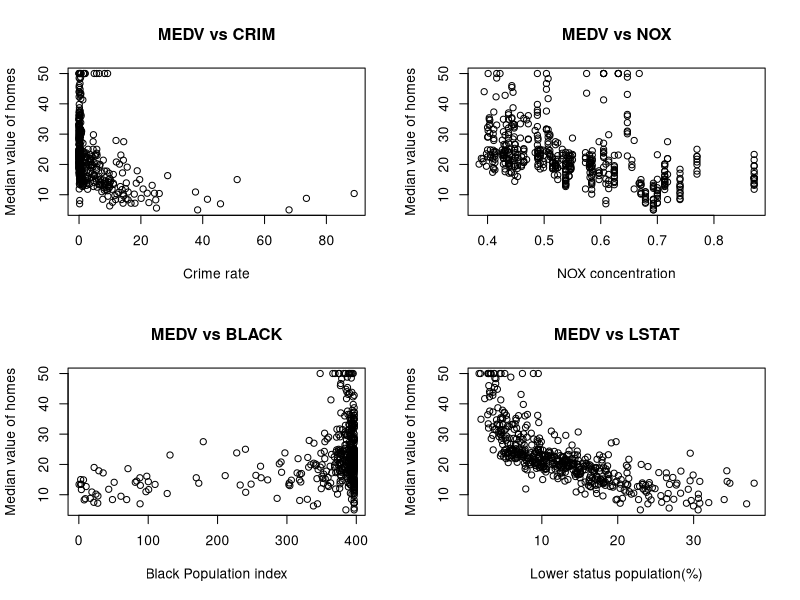
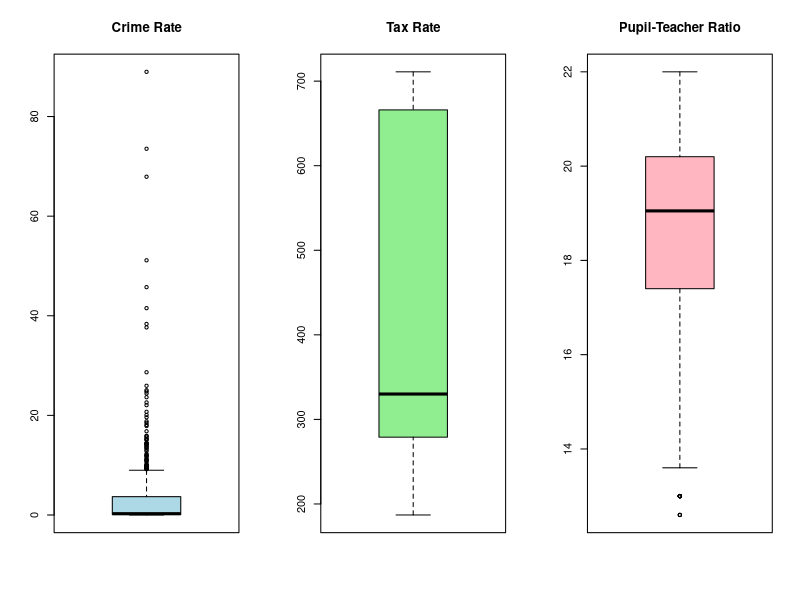

These figures' R source, in order:
## ---- chunk 1
library(MASS)
data(Boston)

class(Boston)
dim(Boston)
## ---- chunk 2
small_boston = Boston[,c("medv","crim","nox","black","lstat")]
par(mfrow=c(2,2))

plot(small_boston$crim,small_boston$medv,
     xlab="Crime rate",
     ylab="Median value of homes",
     main="MEDV vs CRIM")

plot(small_boston$nox,small_boston$medv,
     xlab="NOX concentration",
     ylab="Median value of homes",
     main="MEDV vs NOX")

plot(small_boston$black,small_boston$medv,
     xlab="Black Population index",
     ylab="Median value of homes",
     main="MEDV vs BLACK")

plot(small_boston$lstat,small_boston$medv,
     xlab="Lower status population(%)",
     ylab="Median value of homes",
     main="MEDV vs LSTAT")



## ---- chunk 3
min_index = which.min(Boston$medv)


Boston[min_index, c("medv", "crim", "nox", "black", "lstat")]


sapply(
  c("crim", "nox", "black", "lstat"),
  function(var) {
    ecdf(Boston[[var]])(Boston[min_index, var])
  }
)


## ---- chunk 4
par(mfrow = c(1, 3))

boxplot(Boston$crim, main = "Crime Rate", col = "lightblue")
boxplot(Boston$tax, main = "Tax Rate", col = "lightgreen")
boxplot(Boston$ptratio, main = "Pupil-Teacher Ratio", col = "lightpink")

## ---- chunk 5
which(Boston$crim %in% boxplot.stats(Boston$crim)$out)
which(Boston$tax %in% boxplot.stats(Boston$tax)$out)
which(Boston$ptratio %in% boxplot.stats(Boston$ptratio)$out)

